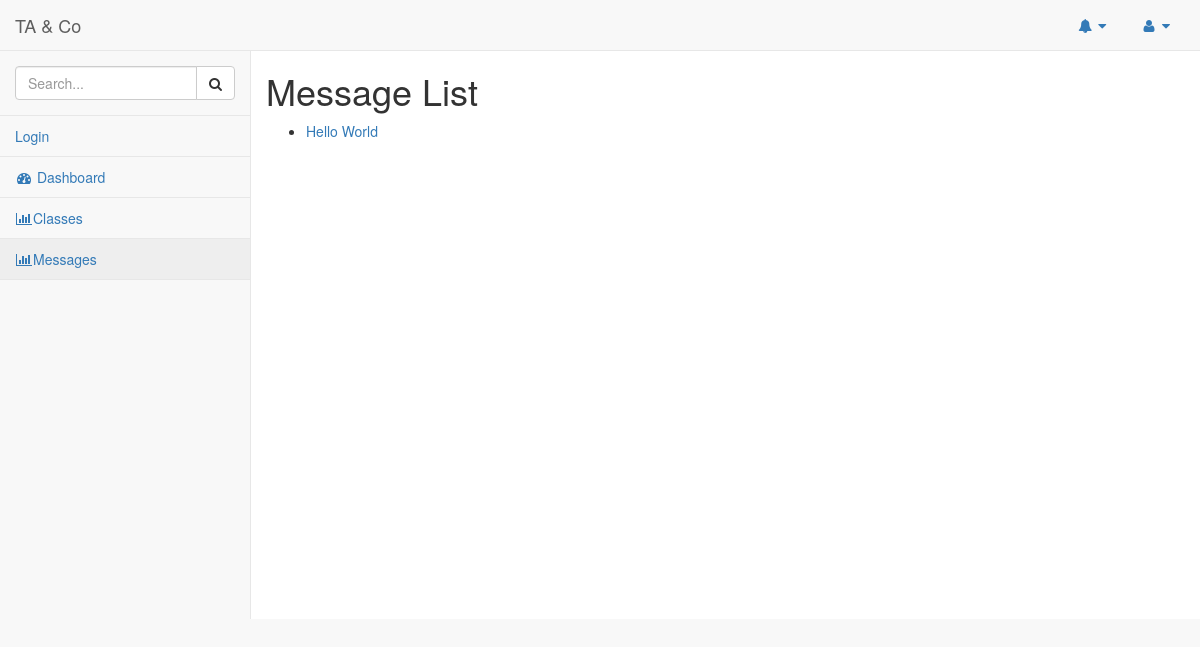
Before: /taco/messages/ with the older database file.
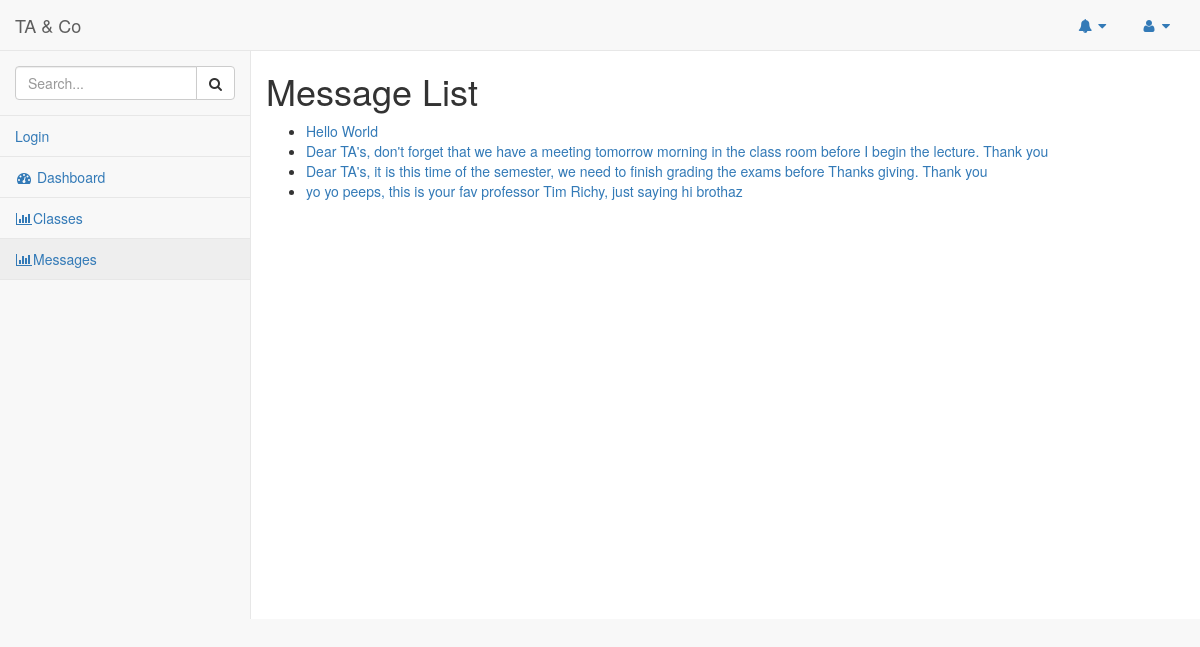
After: the same page with the newer database file.
### taco/models.py (models this page shows)
class Message(models.Model):
	mid = models.UUIDField(primary_key=True, default=uuid.uuid4, help_text="Unique ID for the Message")
	mstring = models.CharField(max_length=200, help_text="Enter the Message")
	def __str__(self):
		return self.mstring

### taco/views.py (the view)
class MessageListView(generic.ListView):
    model = Message

### taco/templates/taco/message_list.html
{% extends "base_generic.html" %}
{% block content %}
    <h1>Message List</h1>
    {% if message_list %}
    <ul>
      {% for message in message_list %}
      <li>
        <a href="{{ message.get_absolute_url }}">{{ message }}</a>
      </li>
      {% endfor %}
    </ul>
    {% else %}
      <p>There are no messages available.</p>
    {% endif %}
{% endblock %}

### taco/templates/base_generic.html (shortened to what this page needs)
<!DOCTYPE html>
<html lang="en">
<head>
    {%load static %}
    <link href="{% static 'css/vendor/bootstrap/css/bootstrap.min.css' %}" rel="stylesheet">
    <link href="{% static 'css/vendor/metisMenu/metisMenu.min.css' %}" rel="stylesheet">
    <link href="{% static 'css/dist/css/sb-admin-2.css' %}" rel="stylesheet">
    <link href="{% static 'css/vendor/morrisjs/morris.css' %}" rel="stylesheet">
    <link href="{% static 'css/vendor/font-awesome/css/font-awesome.min.css' %}" rel="stylesheet" type="text/css">
</head>
<body>
    <div id="wrapper">
        <nav class="navbar navbar-default navbar-static-top" role="navigation" style="margin-bottom: 0">
            <div class="navbar-header">
                <a class="navbar-brand" href="index.html">TA & Co</a>
            </div>
            <ul class="nav navbar-top-links navbar-right">
                <li class="dropdown">
                    <a  class="dropdown-toggle" data-toggle="dropdown">
                        <i class="fa fa-bell fa-fw"></i>
                        <i class="fa fa-caret-down"></i>
                    </a>
                </li>
                <li class="dropdown">
                    <a class="dropdown-toggle" data-toggle="dropdown" href="#">
                        <i class="fa fa-user fa-fw"></i>
                        <i class="fa fa-caret-down"></i>
                    </a>
                </li>
            </ul>
            <div class="navbar-default sidebar" role="navigation">
                <div class="sidebar-nav navbar-collapse">
                    <ul class="nav" id="side-menu">
                        <li class="sidebar-search">
                            <div class="input-group custom-search-form">
                                <input type="text" class="form-control" placeholder="Search...">
                                <span class="input-group-btn">
                                <button class="btn btn-default" type="button">
                                    <i class="fa fa-search"></i>
                                </button>
                            </span>
                            </div>
                        </li>
                        {% if user.is_authenticated %}
                         <li>User: {{ user.get_username }}</li>
                         <li><a href="{% url 'logout'%}?next={{request.path}}">Logout</a></li>
                       {% else %}
                         <li><a href="{% url 'login'%}?next={{request.path}}">Login</a></li>
                       {% endif %}
                        <li>
                            <a href="{% url 'index' %}"><i class="fa fa-dashboard fa-fw"></i> Dashboard</a>
                        </li>
                        <li>
                            <a href="{% url 'courses' %}"><i class="fa fa-bar-chart-o fa-fw"></i>Classes</a>
                        </li>
                        <li>
                            <a href="{% url 'messages' %}"><i class="fa fa-bar-chart-o fa-fw"></i>Messages</a>
                        </li>
                    </ul>
                </div>
            </div>
        </nav>
            <div id="page-wrapper">
            <div class="row">
                    {% block content %} {% endblock %}
            </div>
        </div>
    </div>
</body>
</html>

Changed rows visible on the page:
added Message: mstring "Dear TA's, don't forget that we have a meeting tomorrow morning in the class room before I begin the lecture. Thank you"
added Message: mstring "Dear TA's, it is this time of the semester, we need to finish grading the exams before Thanks giving. Thank you"
added Message: mstring "yo yo peeps, this is your fav professor Tim Richy, just saying hi brothaz"
